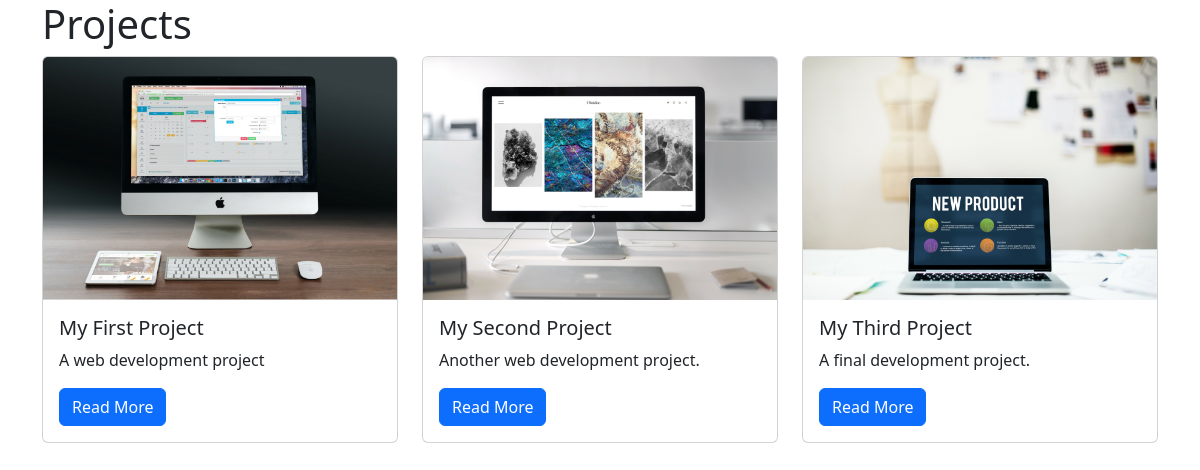
/projects/, run on the app's committed database.
### projects/models.py (models this page shows, shortened)
class Project(models.Model):
    title = models.CharField(max_length=100)
    description = models.TextField()
    technology = models.CharField(max_length=20)
    image = models.FileField(upload_to="project_images/", blank=True)

### projects/views.py (the view)
# urls.py: path("", views.project_index, name="project_index"),
def project_index(request):
    projects = Project.objects.all()
    context = {
        "projects": projects
    }
    return render(request, "projects/project_index.html", context)

### projects/templates/projects/project_index.html
{% extends "base.html" %}
{% block page_content %}
<h1>Projects</h1>
<div class="row">
{% for project in projects %}
    <div class="col-md-4">
        <div class="card mb-2">
            {% if project.image %}
                <img class="card-img-top" src="{{ project.image.url }}">
            {% endif %}
            <div class="card-body">
                <h5 class="card-title">{{ project.title }}</h5>
                <p class="card-text">{{ project.description }}</p>
                <a href="{% url 'project_detail' project.pk %}"
                   class="btn btn-primary">
                    Read More
                </a>
            </div>
        </div>
    </div>
{% endfor %}
</div>
{% endblock %}

### templates/base.html (shortened to what this page needs)
<!DOCTYPE html>
<html lang="pt-br">
<head>
  <link
    href="https://cdn.jsdelivr.net/npm/bootstrap@5.3.1/dist/css/bootstrap.min.css"
    rel="stylesheet"
  >
</head>
<body class="container">
  {% block page_content %}{% endblock page_content %}
</body>
</html>

### data on the page
Project: image (picture), title "My First Project", description "A web development project"
Project: image (picture), title "My Second Project", description "Another web development project."
Project: image (picture), title "My Third Project", description "A final development project."
